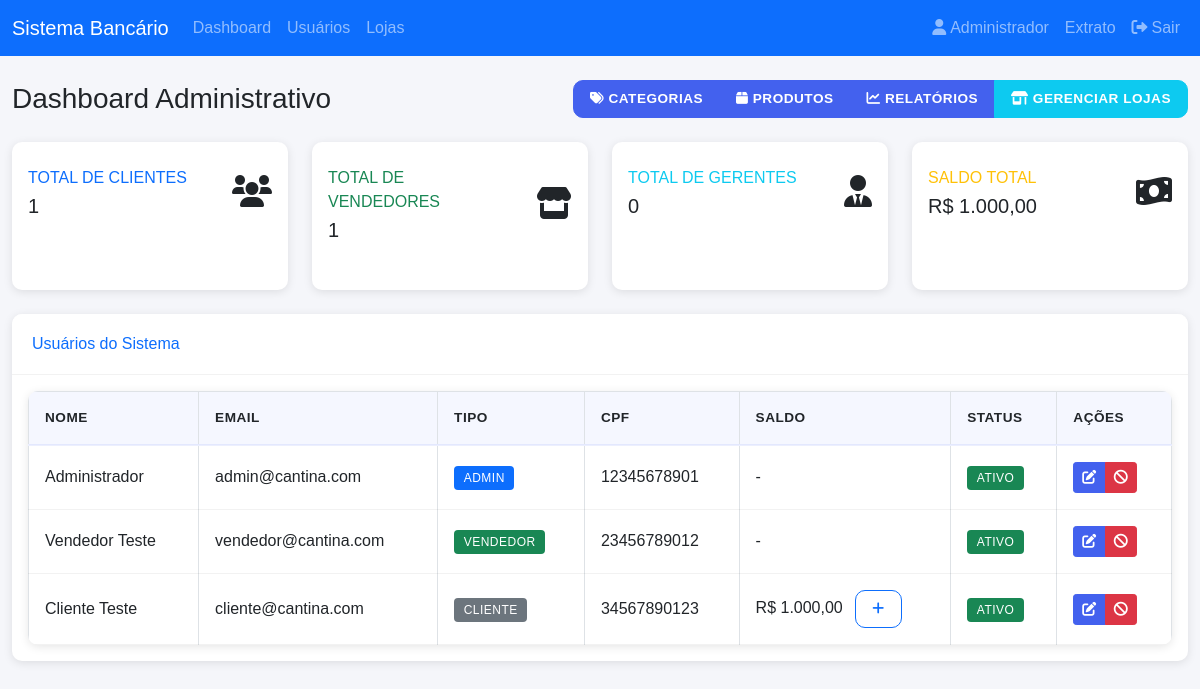
The app's page /admin (signed in) with its own data.
### app.py (models this page shows)
class Usuario(UserMixin, db.Model):
    id = db.Column(db.Integer, primary_key=True)
    nome = db.Column(db.String(100), nullable=False)
    email = db.Column(db.String(120), unique=True, nullable=False)
    cpf = db.Column(db.String(11), unique=True)
    password = db.Column(db.String(200), nullable=False)
    tipo = db.Column(db.String(20), nullable=False)  # admin, gerente, vendedor, cliente
    ativo = db.Column(db.Boolean, default=True)
    saldo = db.Column(db.Float, default=0.0)
    loja_id = db.Column(db.Integer, db.ForeignKey('loja.id'))
    loja_gerenciada_id = db.Column(db.Integer, db.ForeignKey('loja.id'))
    loja = db.relationship('Loja', foreign_keys=[loja_id])
    loja_gerenciada = db.relationship('Loja', foreign_keys=[loja_gerenciada_id])
    compras = db.relationship('Venda', backref='cliente', foreign_keys='Venda.cliente_id')
    vendas_realizadas = db.relationship('Venda', backref='vendedor', foreign_keys='Venda.vendedor_id')

### app.py (the view)
@app.route('/admin')
@login_required
def admin_dashboard():
    if current_user.tipo != 'admin':
        flash('Acesso não autorizado.', 'danger')
        return redirect(url_for('login'))
    usuarios = Usuario.query.all()
    total_clientes = Usuario.query.filter_by(tipo='cliente').count()
    total_vendedores = Usuario.query.filter_by(tipo='vendedor').count()
    total_gerentes = Usuario.query.filter_by(tipo='gerente').count()
    total_saldo = sum(u.saldo or 0.0 for u in Usuario.query.filter_by(tipo='cliente').all())
    return render_template('admin/dashboard.html',
                         usuarios=usuarios,
                         total_clientes=total_clientes,
                         total_vendedores=total_vendedores,
                         total_gerentes=total_gerentes,
                         total_saldo=total_saldo)

### app.py (called while the page is built)
def format_currency(value):
    if value is None:
        return "R$ 0,00"
    return f"R$ {value:,.2f}".replace(",", "X").replace(".", ",").replace("X", ".")

@login_manager.user_loader
def load_user(user_id):
    return Usuario.query.get(int(user_id))

### templates/admin/dashboard.html (shortened to what this page needs)
{% extends "base.html" %}
{% block content %}
<div class="container-fluid">
    <div class="d-flex justify-content-between align-items-center mb-4">
        <h1 class="h3 mb-0">Dashboard Administrativo</h1>
        <div class="btn-group">
            <a href="{{ url_for('gerenciar_categorias') }}" class="btn btn-primary">
                <i class="fas fa-tags"></i> Categorias
            </a>
            <a href="{{ url_for('gerenciar_produtos') }}" class="btn btn-primary">
                <i class="fas fa-box"></i> Produtos
            </a>
            <a href="{{ url_for('relatorios') }}" class="btn btn-primary">
                <i class="fas fa-chart-line"></i> Relatórios
            </a>
            <a href="{{ url_for('atribuir_loja_gerente') }}" class="btn btn-info text-white">
                <i class="fas fa-store-alt"></i> Gerenciar Lojas
            </a>
        </div>
    </div>
    <div class="row">
        <div class="col-xl-3 col-md-6 mb-4">
            <div class="card border-left-primary h-100 py-2">
                <div class="card-body">
                    <div class="row no-gutters align-items-center">
                        <div class="col mr-2">
                            <div class="text-xs font-weight-bold text-primary text-uppercase mb-1">
                                Total de Clientes</div>
                            <div class="h5 mb-0 font-weight-bold text-gray-800">{{ total_clientes }}</div>
                        </div>
                        <div class="col-auto">
                            <i class="fas fa-users fs-2 text-gray-300"></i>
                        </div>
                    </div>
                </div>
            </div>
        </div>
        <div class="col-xl-3 col-md-6 mb-4">
            <div class="card border-left-success h-100 py-2">
                <div class="card-body">
                    <div class="row no-gutters align-items-center">
                        <div class="col mr-2">
                            <div class="text-xs font-weight-bold text-success text-uppercase mb-1">
                                Total de Vendedores</div>
                            <div class="h5 mb-0 font-weight-bold text-gray-800">{{ total_vendedores }}</div>
                        </div>
                        <div class="col-auto">
                            <i class="fas fa-store fs-2 text-gray-300"></i>
                        </div>
                    </div>
                </div>
            </div>
        </div>
        <div class="col-xl-3 col-md-6 mb-4">
            <div class="card border-left-info h-100 py-2">
                <div class="card-body">
                    <div class="row no-gutters align-items-center">
                        <div class="col mr-2">
                            <div class="text-xs font-weight-bold text-info text-uppercase mb-1">
                                Total de Gerentes</div>
                            <div class="h5 mb-0 font-weight-bold text-gray-800">{{ total_gerentes }}</div>
                        </div>
                        <div class="col-auto">
                            <i class="fas fa-user-tie fs-2 text-gray-300"></i>
                        </div>
                    </div>
                </div>
            </div>
        </div>
        <div class="col-xl-3 col-md-6 mb-4">
            <div class="card border-left-warning h-100 py-2">
                <div class="card-body">
                    <div class="row no-gutters align-items-center">
                        <div class="col mr-2">
                            <div class="text-xs font-weight-bold text-warning text-uppercase mb-1">
                                Saldo Total</div>
                            <div class="h5 mb-0 font-weight-bold text-gray-800">{{ total_saldo|currency }}</div>
                        </div>
                        <div class="col-auto">
                            <i class="fas fa-money-bill-wave fs-2 text-gray-300"></i>
                        </div>
                    </div>
                </div>
            </div>
        </div>
    </div>
    <div class="card mb-4">
        <div class="card-header">
            <h6 class="m-0 font-weight-bold text-primary">Usuários do Sistema</h6>
        </div>
        <div class="card-body">
            <div class="table-responsive">
                <table class="table table-bordered" id="tabelaUsuarios">
                    <thead>
                        <tr>
                            <th>Nome</th>
                            <th>Email</th>
                            <th>Tipo</th>
                            <th>CPF</th>
                            <th>Saldo</th>
                            <th>Status</th>
                            <th>Ações</th>
                        </tr>
                    </thead>
                    <tbody>
                        {% for usuario in usuarios %}
                        <tr>
                            <td>{{ usuario.nome }}</td>
                            <td>{{ usuario.email }}</td>
                            <td>
                                <span class="badge bg-{{
                                    'primary' if usuario.tipo == 'admin' else
                                    'info' if usuario.tipo == 'gerente' else
                                    'success' if usuario.tipo == 'vendedor' else
                                    'secondary'
                                }}">
                                    {{ usuario.tipo }}
                                </span>
                            </td>
                            <td>{{ usuario.cpf }}</td>
                            <td>
                                {% if usuario.tipo == 'cliente' %}
                                {{ usuario.saldo|currency }}
                                <button class="btn btn-sm btn-outline-primary ms-2"
                                        onclick="abrirModalSaldo({{ usuario.id }}, '{{ usuario.nome }}')">
                                    <i class="fas fa-plus"></i>
                                </button>
                                {% else %}
                                -
                                {% endif %}
                            </td>
                            <td>
                                <span class="badge bg-{{ 'success' if usuario.ativo else 'danger' }}">
                                    {{ 'Ativo' if usuario.ativo else 'Inativo' }}
                                </span>
                            </td>
                            <td>
                                <div class="btn-group btn-group-sm">
                                    <button class="btn btn-primary" onclick="editarUsuario({{ usuario.id }})">
                                        <i class="fas fa-edit"></i>
                                    </button>
                                    <button class="btn btn-{{ 'danger' if usuario.ativo else 'success' }}"
                                            onclick="alterarStatus({{ usuario.id }}, {{ 'false' if usuario.ativo else 'true' }})">
                                        <i class="fas fa-{{ 'ban' if usuario.ativo else 'check' }}"></i>
                                    </button>
                                </div>
                            </td>
                        </tr>
                        {% endfor %}
                    </tbody>
                </table>
            </div>
        </div>
    </div>
</div>
{% endblock %}

### templates/base.html (shortened to what this page needs)
<!DOCTYPE html>
<html lang="pt-br">
<head>
    <link href="https://cdn.jsdelivr.net/npm/bootstrap@5.1.3/dist/css/bootstrap.min.css" rel="stylesheet">
    <link href="https://cdnjs.cloudflare.com/ajax/libs/font-awesome/6.0.0/css/all.min.css" rel="stylesheet">
    <link rel="stylesheet" href="{{ url_for('static', filename='css/style.css') }}">
</head>
<body>
    {% if current_user.is_authenticated %}
    <nav class="navbar navbar-expand-lg navbar-dark bg-primary">
        <div class="container-fluid">
            <a class="navbar-brand" href="{{ url_for('index') }}">Sistema Bancário</a>
            <div class="collapse navbar-collapse" id="navbarNav">
                <ul class="navbar-nav me-auto">
                    {% if current_user.tipo == 'admin' %}
                    <li class="nav-item">
                        <a class="nav-link" href="{{ url_for('admin_dashboard') }}">Dashboard</a>
                    </li>
                    <li class="nav-item">
                        <a class="nav-link" href="{{ url_for('gerenciar_usuarios') }}">Usuários</a>
                    </li>
                    <li class="nav-item">
                        <a class="nav-link" href="{{ url_for('gerenciar_lojas') }}">Lojas</a>
                    </li>
                    {% else %}
                    <li class="nav-item">
                        <a class="nav-link" href="{{ url_for('cliente_dashboard') }}">Dashboard</a>
                    </li>
                    <li class="nav-item"><a class="nav-link" href="{{ url_for('catalogo_cliente') }}">Catálogo</a></li>
                    {% endif %}
                </ul>
                <ul class="navbar-nav">
                    <li class="nav-item">
                        <a class="nav-link" href="{{ url_for('perfil') }}">
                            <i class="fas fa-user me-1"></i>{{ current_user.nome }}
                        </a>
                    </li>
                    <li class="nav-item"><a class="nav-link" href="{{ url_for('dashboard_cliente_extrato') }}">Extrato</a></li>
                    <li class="nav-item">
                        <a class="nav-link" href="{{ url_for('logout') }}">
                            <i class="fas fa-sign-out-alt me-1"></i>Sair
                        </a>
                    </li>
                </ul>
            </div>
        </div>
    </nav>
    {% endif %}
    <main class="py-4">
        {% block content %}{% endblock %}
    </main>
</body>
</html>

### static/css/style.css (style rules this page uses)
:root { --primary-color: #4361ee; --secondary-color: #3f37c9; --success-color: #4cc9f0; --info-color: #4895ef; --warning-color: #f72585; --danger-color: #dc3545; --light-color: #f8f9fa; --dark-color: #212529; --transition-speed: 0.3s; --border-radius: 10px; --box-shadow: 0 2px 10px rgba(0, 0, 0, 0.1); }
* { margin: 0; padding: 0; box-sizing: border-box; }
body { font-family: 'Poppins', sans-serif; background-color: #f5f6fa; overflow-x: hidden; }
.card { border: none; border-radius: var(--border-radius); box-shadow: var(--box-shadow); margin-bottom: 1.5rem; transition: transform var(--transition-speed); }
.card-header { background-color: white; border-bottom: 1px solid rgba(0, 0, 0, 0.05); padding: 1.25rem; border-radius: var(--border-radius) var(--border-radius) 0 0 !important; }
.table-responsive { border-radius: var(--border-radius); background: white; box-shadow: var(--box-shadow); }
.table { margin-bottom: 0; }
.table th { background-color: rgba(67, 97, 238, 0.05); font-weight: 600; padding: 1rem; border-bottom: 2px solid rgba(67, 97, 238, 0.1); }
.table td { padding: 1rem; vertical-align: middle; border-bottom: 1px solid rgba(0, 0, 0, 0.05); }
.btn { padding: 0.5rem 1rem; border-radius: var(--border-radius); font-weight: 500; transition: all var(--transition-speed); }
.btn-primary { background-color: var(--primary-color); border-color: var(--primary-color); }
.table th { text-transform: uppercase; font-size: 0.85rem; letter-spacing: 0.5px; }
.badge { padding: 0.5em 0.8em; font-weight: 500; text-transform: uppercase; letter-spacing: 0.5px; font-size: 0.75rem; }
.btn { text-transform: uppercase; letter-spacing: 0.5px; font-size: 0.85rem; font-weight: 600; }

### records on screen
Usuario: nome "Administrador", email "admin@cantina.com", tipo "ADMIN", cpf "12345678901", ativo "ATIVO"
Usuario: nome "Vendedor Teste", email "vendedor@cantina.com", tipo "VENDEDOR", cpf "23456789012", ativo "ATIVO"
Usuario: nome "Cliente Teste", email "cliente@cantina.com", tipo "CLIENTE", cpf "34567890123", saldo "R$ 1.000,00", ativo "ATIVO"

### other values on screen
{{ total_clientes }} "1"
{{ total_vendedores }} "1"
{{ total_gerentes }} "0"
{{ total_saldo|currency }} "R$ 1.000,00"
